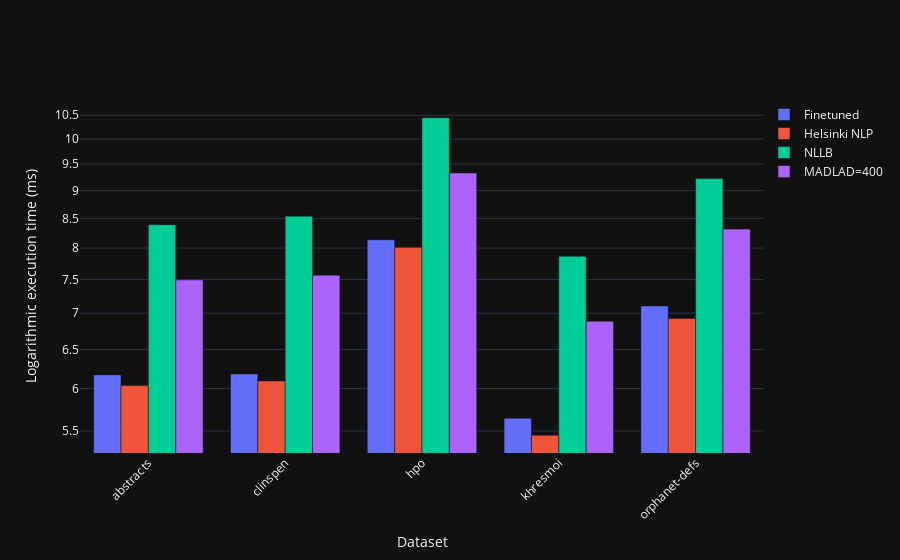

Write notebook code for a chart like this one.
### Code cell
datasets = ["abstracts", "clinspen", "hpo", "khresmoi", "orphanet-defs"]
fine_tuned_times = [478, 483, 3416, 283, 1219]
helsinki_nlp_times = [418, 443, 3016, 233, 1019]
nllb_times = [4405, 5113, 34519, 2605, 10135]
madlad_times = [1800, 1935, 11277, 978, 4091]

plot_execution_times(datasets, fine_tuned_times, helsinki_nlp_times, nllb_times, madlad_times)

### Figure 1 — Plotly figure (JSON) as saved in the notebook; plotly's stock layout.template omitted (floating-point values rounded to 4 significant figures)
{"data": [{"name": "Finetuned", "x": ["abstracts", "clinspen", "hpo", "khresmoi", "orphanet-defs"], "y": [6.17, 6.18, 8.136, 5.645, 7.106], "type": "bar"}, {"name": "Helsinki NLP", "x": ["abstracts", "clinspen", "hpo", "khresmoi", "orphanet-defs"], "y": [6.035, 6.094, 8.012, 5.451, 6.927], "type": "bar"}, {"name": "NLLB", "x": ["abstracts", "clinspen", "hpo", "khresmoi", "orphanet-defs"], "y": [8.39, 8.54, 10.45, 7.865, 9.224], "type": "bar"}, {"name": "MADLAD=400", "x": ["abstracts", "clinspen", "hpo", "khresmoi", "orphanet-defs"], "y": [7.496, 7.568, 9.331, 6.886, 8.317], "type": "bar"}], "layout": {"xaxis": {"title": {"text": "Dataset"}, "tickangle": -45}, "yaxis": {"title": {"text": "Logarithmic execution time (ms)"}, "type": "log"}, "legend": {"x": 1, "y": 1}, "barmode": "group"}}
